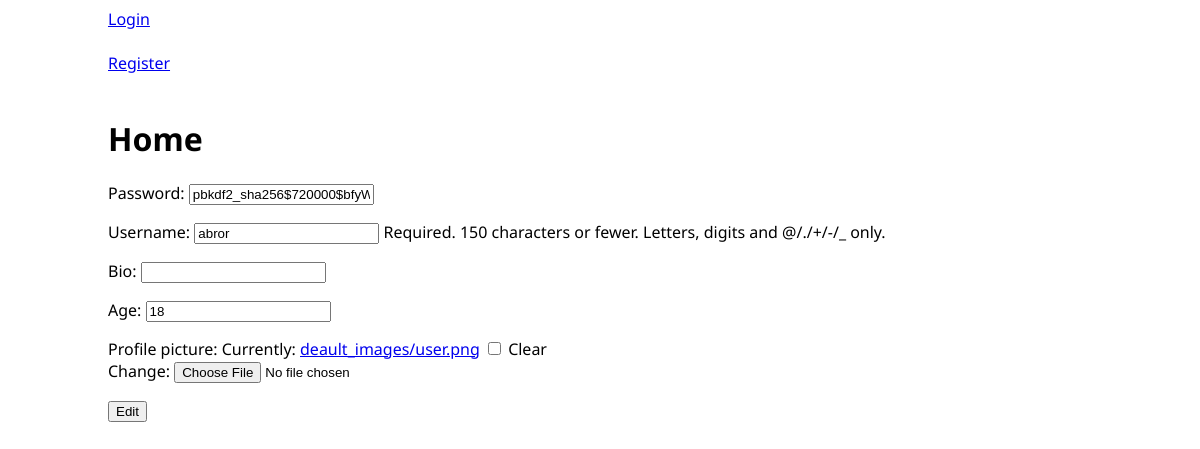
Page /my_profile/update/1/ on the earlier database version.
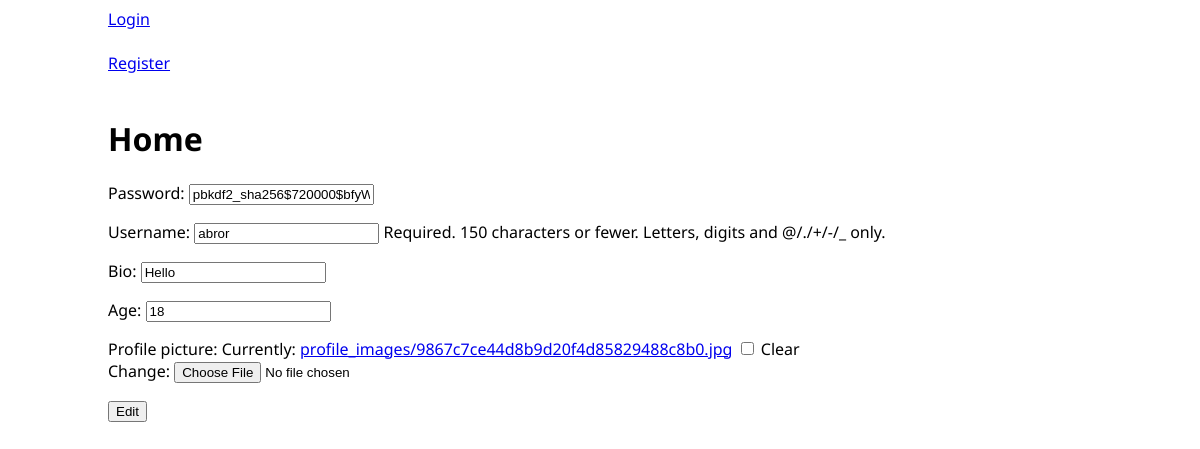
Same page on the later database version.
### accounts/models.py (models this page shows, shortened)
class Accounts(AbstractUser):
    age = models.IntegerField(default=18)
    bio = models.CharField(max_length=300)
    profile_picture = models.ImageField(
        upload_to='profile_images/',
        blank=True, null=True,
        default='deault_images/user.png'
    )
    REQUIRED_FIELDS = []
    class Meta:
        db_table = 'Accounts'

### cars/views.py (the view)
# urls.py: path('my_profile/update/<int:pk>/', views.EditProfile.as_view(), name='my_profile_update')
class EditProfile(UpdateView):
    model = models.Accounts
    template_name = 'profile_update.html'
    fields = ('password', 'username', 'bio', 'age', 'profile_picture')
    success_url = reverse_lazy('dashboard')

### templates/profile_update.html
{% extends 'base.html' %}
{% block content %}
<form enctype="multipart/form-data" method="post">{% csrf_token %}
    {{ form.as_p }}
    <button TYPE="submit">Edit</button>
</form>
{% endblock content %}

Differences in the rows shown:
changed Accounts "abror": bio (not shown) → "Hello"
Other differences:
text no longer shown: "Password: Username: Required. 150 characters or fewer. Letters, digits and @/./+/-/_ only. Bio: Age: Profile picture: Currently: deault_images/user.png Clear Change:"
text now shown: "Password: Username: Required. 150 characters or fewer. Letters, digits and @/./+/-/_ only. Bio: Age: Profile picture: Currently: profile_images/9867c7ce44d8b9d20f4d85829488c8b0.jpg Clear Change:"
